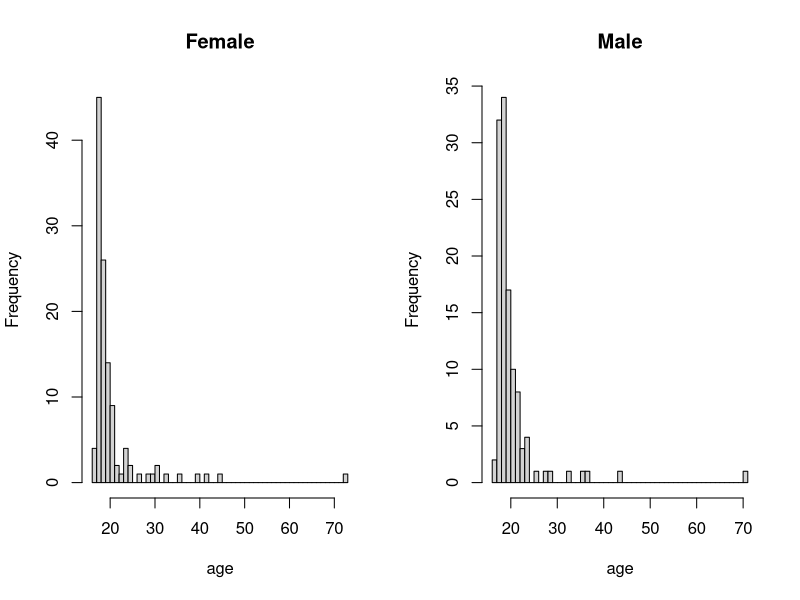
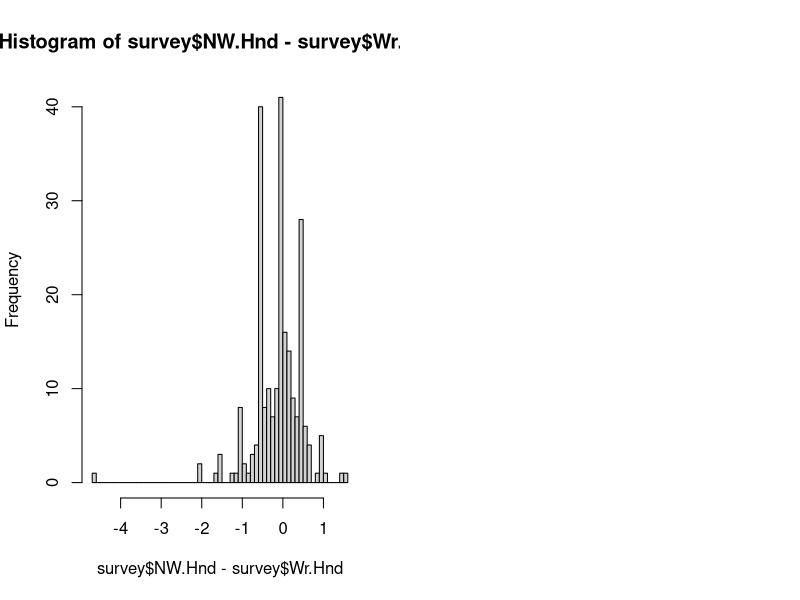

These figures' R source, in order:
## ---- chunk 1
library(knitr)
options(width = 100)

hint <- function(text) {
  id <- paste0('hint_', sample.int(1e10, size = 1))
    cat(
    paste0('\n',
      '<button type="button" class="btn btn-info btn-sm" data-toggle="collapse" ',
      'data-target="#', id, '">Hint</button>',
      '<div id = "', id, '" class="collapse" style="border:1px; ',
      'border-style:solid; padding: 1em; border-color:#1F78B4">',
      text, '</div>')
  )
}
## ---- chunk 2
library(MASS)
## ---- chunk 3
survey <- MASS::survey
## ---- chunk 4
str(survey)
## ---- chunk 5
hint('To decide, it is useful to get an impression of the distribution of the data,
     for example using a histogram.')
hint('The function `hist()` creates a histogram.')
hint('You need to check the distribution for each of the two groups separately.')
## ---- chunk 6
par(mfrow = c(1, 2)) # arrange plots in a grid with one row and two columns
hist(survey$Age[which(survey$Sex == 'Female')], nclass = 50, main = 'Female', xlab = 'age')
hist(survey$Age[which(survey$Sex == 'Male')], nclass = 50, main = 'Male', xlab = 'age')
## ---- chunk 7
x <- c("A", "A", "B", NA, "A", "B")
y <- c("a", "a", "b", "na_value", "a", "b")

y[x == "A"]
y[which(x == "A")]
## ---- chunk 8
hint("You may use the `wilcox.test()` function.")
hint("To test if males are older, you need a one-sided test.")
## ---- chunk 9
wtest <- wilcox.test(Age ~ Sex, data = survey, alternative = 'less', exact = TRUE)
wtest
## ---- chunk 10
hist(survey$NW.Hnd - survey$Wr.Hnd, nclass = 50)
## ---- chunk 11
# one-sample t-test:
ttest1 <- t.test(survey$Wr.Hnd - survey$NW.Hnd)

# paired t-test:
ttest2 <- t.test(survey$Wr.Hnd, survey$NW.Hnd, paired = TRUE)

ttest1
ttest2
## ---- chunk 12
hint("To see the default options of a function, check the help file (`?t.test`).")
## ---- chunk 13
chisq.test(table(survey$W.Hnd, survey$Clap))
## ---- chunk 14
hint("Consider `Sex` as stratifying variable.")
## ---- chunk 15
MHtest <- mantelhaen.test(table(survey$W.Hnd, survey$Clap, survey$Sex))
MHtest
## ---- chunk 16
hint("Adjusted p-values can be obtained using the function `p.adjust()`.")
## ---- chunk 17
pvals <- c(wtest = wtest$p.value,
           ttest = ttest1$p.value,
           MHtest = MHtest$p.value)

padj <- p.adjust(pvals, method = "BH")
padj
## ---- chunk 18
out <- capture.output(data.frame('p-value' = format.pval(pvals, eps = 0.001, digits = 2),
                                 'adj.p-value' = format.pval(padj, eps = 0.001, digits = 2),
                                 row.names = names(pvals), check.names = FALSE
))
cat(paste0(out, collapse = "\n"))
